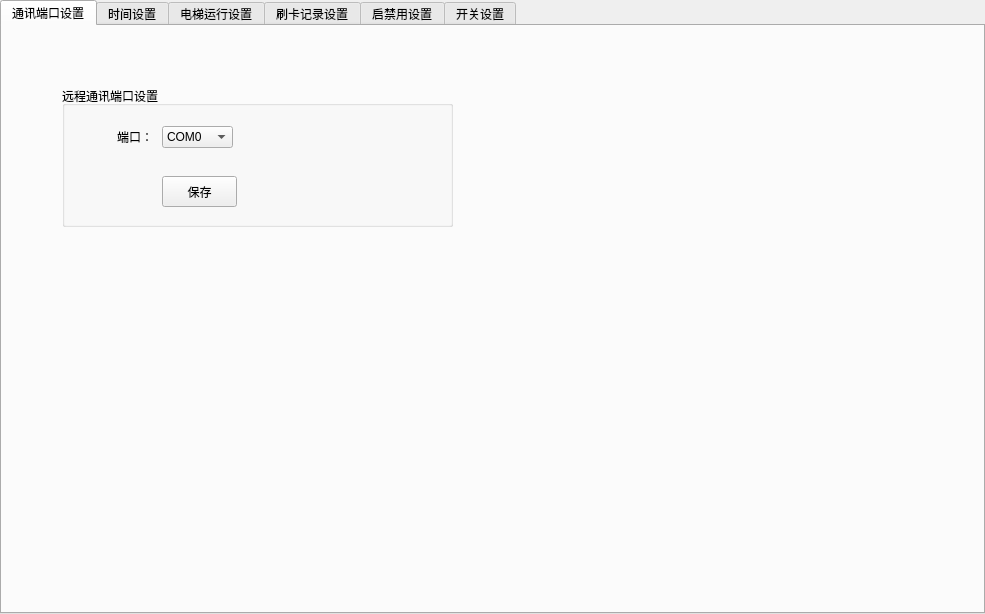
<?xml version="1.0" encoding="UTF-8"?>
<ui version="4.0">
 <class>TabWidget_RemoteOperation</class>
 <widget class="QTabWidget" name="TabWidget_RemoteOperation">
  <property name="geometry">
   <rect>
    <x>0</x>
    <y>0</y>
    <width>985</width>
    <height>614</height>
   </rect>
  </property>
  <property name="windowTitle">
   <string>TabWidget</string>
  </property>
  <property name="currentIndex">
   <number>0</number>
  </property>
  <widget class="QWidget" name="tab">
   <attribute name="title">
    <string>通讯端口设置</string>
   </attribute>
   <widget class="QGroupBox" name="groupBox_3">
    <property name="geometry">
     <rect>
      <x>60</x>
      <y>60</y>
      <width>391</width>
      <height>141</height>
     </rect>
    </property>
    <property name="title">
     <string>远程通讯端口设置</string>
    </property>
    <widget class="QLabel" name="label_31">
     <property name="geometry">
      <rect>
       <x>30</x>
       <y>40</y>
       <width>61</width>
       <height>21</height>
      </rect>
     </property>
     <property name="styleSheet">
      <string notr="true"/>
     </property>
     <property name="text">
      <string>端口：</string>
     </property>
     <property name="alignment">
      <set>Qt::AlignRight|Qt::AlignTrailing|Qt::AlignVCenter</set>
     </property>
    </widget>
    <widget class="QPushButton" name="pushButton_2">
     <property name="geometry">
      <rect>
       <x>100</x>
       <y>90</y>
       <width>75</width>
       <height>31</height>
      </rect>
     </property>
     <property name="text">
      <string>保存</string>
     </property>
    </widget>
    <widget class="QComboBox" name="comboBox">
     <property name="geometry">
      <rect>
       <x>100</x>
       <y>40</y>
       <width>71</width>
       <height>22</height>
      </rect>
     </property>
     <item>
      <property name="text">
       <string>COM0</string>
      </property>
     </item>
     <item>
      <property name="text">
       <string>COM1</string>
      </property>
     </item>
     <item>
      <property name="text">
       <string>COM2</string>
      </property>
     </item>
     <item>
      <property name="text">
       <string>COM3</string>
      </property>
     </item>
     <item>
      <property name="text">
       <string>COM4</string>
      </property>
     </item>
     <item>
      <property name="text">
       <string>COM5</string>
      </property>
     </item>
     <item>
      <property name="text">
       <string>COM6</string>
      </property>
     </item>
     <item>
      <property name="text">
       <string>COM7</string>
      </property>
     </item>
     <item>
      <property name="text">
       <string>COM8</string>
      </property>
     </item>
    </widget>
   </widget>
  </widget>
  <widget class="QWidget" name="tab0">
   <attribute name="title">
    <string>时间设置</string>
   </attribute>
   <widget class="QLabel" name="label_16">
    <property name="geometry">
     <rect>
      <x>60</x>
      <y>40</y>
      <width>71</width>
      <height>21</height>
     </rect>
    </property>
    <property name="styleSheet">
     <string notr="true"/>
    </property>
    <property name="text">
     <string>使用电梯</string>
    </property>
    <property name="alignment">
     <set>Qt::AlignLeading|Qt::AlignLeft|Qt::AlignVCenter</set>
    </property>
   </widget>
   <widget class="QLineEdit" name="lineEdit_18">
    <property name="geometry">
     <rect>
      <x>130</x>
      <y>40</y>
      <width>151</width>
      <height>21</height>
     </rect>
    </property>
   </widget>
   <widget class="QPushButton" name="pushButton_8">
    <property name="geometry">
     <rect>
      <x>290</x>
      <y>40</y>
      <width>31</width>
      <height>21</height>
     </rect>
    </property>
    <property name="text">
     <string>...</string>
    </property>
   </widget>
   <widget class="QDateTimeEdit" name="dateTimeEdit11">
    <property name="geometry">
     <rect>
      <x>130</x>
      <y>110</y>
      <width>194</width>
      <height>22</height>
     </rect>
    </property>
   </widget>
   <widget class="QRadioButton" name="radioButton_11">
    <property name="geometry">
     <rect>
      <x>60</x>
      <y>110</y>
      <width>71</width>
      <height>21</height>
     </rect>
    </property>
    <property name="text">
     <string>时钟</string>
    </property>
   </widget>
   <widget class="QLineEdit" name="lineEdit_9">
    <property name="geometry">
     <rect>
      <x>230</x>
      <y>180</y>
      <width>141</width>
      <height>21</height>
     </rect>
    </property>
   </widget>
   <widget class="QLabel" name="label_15">
    <property name="geometry">
     <rect>
      <x>380</x>
      <y>250</y>
      <width>141</width>
      <height>21</height>
     </rect>
    </property>
    <property name="styleSheet">
     <string notr="true"/>
    </property>
    <property name="text">
     <string>（范围：30~300秒）</string>
    </property>
   </widget>
   <widget class="QRadioButton" name="radioButton_12">
    <property name="geometry">
     <rect>
      <x>60</x>
      <y>180</y>
      <width>161</width>
      <height>21</height>
     </rect>
    </property>
    <property name="text">
     <string>按钮响应时间</string>
    </property>
   </widget>
   <widget class="QLabel" name="label_14">
    <property name="geometry">
     <rect>
      <x>380</x>
      <y>180</y>
      <width>141</width>
      <height>21</height>
     </rect>
    </property>
    <property name="styleSheet">
     <string notr="true"/>
    </property>
    <property name="text">
     <string>（范围：1~10秒）</string>
    </property>
   </widget>
   <widget class="QRadioButton" name="radioButton_13">
    <property name="geometry">
     <rect>
      <x>60</x>
      <y>250</y>
      <width>161</width>
      <height>21</height>
     </rect>
    </property>
    <property name="text">
     <string>访客按钮响应时间</string>
    </property>
   </widget>
   <widget class="QLineEdit" name="lineEdit_10">
    <property name="geometry">
     <rect>
      <x>230</x>
      <y>250</y>
      <width>141</width>
      <height>21</height>
     </rect>
    </property>
   </widget>
   <widget class="QPushButton" name="pushButton_14">
    <property name="geometry">
     <rect>
      <x>60</x>
      <y>320</y>
      <width>141</width>
      <height>41</height>
     </rect>
    </property>
    <property name="text">
     <string>连接电梯</string>
    </property>
   </widget>
   <widget class="QPushButton" name="pushButton_16">
    <property name="geometry">
     <rect>
      <x>380</x>
      <y>320</y>
      <width>141</width>
      <height>41</height>
     </rect>
    </property>
    <property name="text">
     <string>读取</string>
    </property>
   </widget>
   <widget class="QPushButton" name="pushButton_15">
    <property name="geometry">
     <rect>
      <x>220</x>
      <y>320</y>
      <width>141</width>
      <height>41</height>
     </rect>
    </property>
    <property name="text">
     <string>设置</string>
    </property>
   </widget>
  </widget>
  <widget class="QWidget" name="tab1">
   <attribute name="title">
    <string>电梯运行设置</string>
   </attribute>
   <widget class="QTimeEdit" name="timeEdit_2">
    <property name="geometry">
     <rect>
      <x>260</x>
      <y>300</y>
      <width>61</width>
      <height>22</height>
     </rect>
    </property>
   </widget>
   <widget class="QPushButton" name="pushButton_9">
    <property name="geometry">
     <rect>
      <x>330</x>
      <y>150</y>
      <width>31</width>
      <height>21</height>
     </rect>
    </property>
    <property name="text">
     <string>...</string>
    </property>
   </widget>
   <widget class="QCheckBox" name="checkBox_8">
    <property name="geometry">
     <rect>
      <x>290</x>
      <y>250</y>
      <width>121</width>
      <height>21</height>
     </rect>
    </property>
    <property name="text">
     <string>取消时段设置</string>
    </property>
   </widget>
   <widget class="QLabel" name="label_18">
    <property name="geometry">
     <rect>
      <x>80</x>
      <y>250</y>
      <width>71</width>
      <height>21</height>
     </rect>
    </property>
    <property name="styleSheet">
     <string notr="true"/>
    </property>
    <property name="text">
     <string>时段号</string>
    </property>
    <property name="alignment">
     <set>Qt::AlignRight|Qt::AlignTrailing|Qt::AlignVCenter</set>
    </property>
   </widget>
   <widget class="QLineEdit" name="lineEdit_19">
    <property name="geometry">
     <rect>
      <x>170</x>
      <y>150</y>
      <width>151</width>
      <height>21</height>
     </rect>
    </property>
   </widget>
   <widget class="QCheckBox" name="checkBox_6">
    <property name="geometry">
     <rect>
      <x>250</x>
      <y>380</y>
      <width>71</width>
      <height>21</height>
     </rect>
    </property>
    <property name="text">
     <string>星期六</string>
    </property>
   </widget>
   <widget class="QCheckBox" name="checkBox_5">
    <property name="geometry">
     <rect>
      <x>170</x>
      <y>380</y>
      <width>71</width>
      <height>21</height>
     </rect>
    </property>
    <property name="text">
     <string>星期五</string>
    </property>
   </widget>
   <widget class="QLabel" name="label_17">
    <property name="geometry">
     <rect>
      <x>80</x>
      <y>150</y>
      <width>71</width>
      <height>21</height>
     </rect>
    </property>
    <property name="styleSheet">
     <string notr="true"/>
    </property>
    <property name="text">
     <string>使用电梯</string>
    </property>
    <property name="alignment">
     <set>Qt::AlignRight|Qt::AlignTrailing|Qt::AlignVCenter</set>
    </property>
   </widget>
   <widget class="QLineEdit" name="lineEdit_20">
    <property name="geometry">
     <rect>
      <x>170</x>
      <y>200</y>
      <width>151</width>
      <height>21</height>
     </rect>
    </property>
   </widget>
   <widget class="QCheckBox" name="checkBox_7">
    <property name="geometry">
     <rect>
      <x>330</x>
      <y>380</y>
      <width>71</width>
      <height>21</height>
     </rect>
    </property>
    <property name="text">
     <string>星期七</string>
    </property>
   </widget>
   <widget class="QRadioButton" name="radioButton_14">
    <property name="geometry">
     <rect>
      <x>330</x>
      <y>50</y>
      <width>171</width>
      <height>21</height>
     </rect>
    </property>
    <property name="text">
     <string>日期管理设置</string>
    </property>
    <attribute name="buttonGroup">
     <string notr="true">buttonGroup</string>
    </attribute>
   </widget>
   <widget class="QCheckBox" name="checkBox_2">
    <property name="geometry">
     <rect>
      <x>250</x>
      <y>350</y>
      <width>71</width>
      <height>21</height>
     </rect>
    </property>
    <property name="text">
     <string>星期二</string>
    </property>
   </widget>
   <widget class="QLabel" name="label_23">
    <property name="geometry">
     <rect>
      <x>60</x>
      <y>50</y>
      <width>91</width>
      <height>21</height>
     </rect>
    </property>
    <property name="styleSheet">
     <string notr="true"/>
    </property>
    <property name="text">
     <string>操作类型</string>
    </property>
    <property name="alignment">
     <set>Qt::AlignRight|Qt::AlignTrailing|Qt::AlignVCenter</set>
    </property>
   </widget>
   <widget class="QLabel" name="label_24">
    <property name="geometry">
     <rect>
      <x>60</x>
      <y>100</y>
      <width>91</width>
      <height>21</height>
     </rect>
    </property>
    <property name="styleSheet">
     <string notr="true"/>
    </property>
    <property name="text">
     <string>操作规则</string>
    </property>
    <property name="alignment">
     <set>Qt::AlignRight|Qt::AlignTrailing|Qt::AlignVCenter</set>
    </property>
   </widget>
   <widget class="QLabel" name="label_20">
    <property name="geometry">
     <rect>
      <x>80</x>
      <y>350</y>
      <width>71</width>
      <height>21</height>
     </rect>
    </property>
    <property name="styleSheet">
     <string notr="true"/>
    </property>
    <property name="text">
     <string>可使用星期</string>
    </property>
    <property name="alignment">
     <set>Qt::AlignRight|Qt::AlignTrailing|Qt::AlignVCenter</set>
    </property>
   </widget>
   <widget class="QLabel" name="label_19">
    <property name="geometry">
     <rect>
      <x>80</x>
      <y>200</y>
      <width>71</width>
      <height>21</height>
     </rect>
    </property>
    <property name="styleSheet">
     <string notr="true"/>
    </property>
    <property name="text">
     <string>使用楼层</string>
    </property>
    <property name="alignment">
     <set>Qt::AlignRight|Qt::AlignTrailing|Qt::AlignVCenter</set>
    </property>
   </widget>
   <widget class="QCheckBox" name="checkBox_3">
    <property name="geometry">
     <rect>
      <x>330</x>
      <y>350</y>
      <width>71</width>
      <height>21</height>
     </rect>
    </property>
    <property name="text">
     <string>星期三</string>
    </property>
   </widget>
   <widget class="QLabel" name="label_21">
    <property name="geometry">
     <rect>
      <x>80</x>
      <y>300</y>
      <width>71</width>
      <height>21</height>
     </rect>
    </property>
    <property name="styleSheet">
     <string notr="true"/>
    </property>
    <property name="text">
     <string>可使用时段</string>
    </property>
    <property name="alignment">
     <set>Qt::AlignRight|Qt::AlignTrailing|Qt::AlignVCenter</set>
    </property>
   </widget>
   <widget class="QLabel" name="label_29">
    <property name="geometry">
     <rect>
      <x>230</x>
      <y>300</y>
      <width>31</width>
      <height>21</height>
     </rect>
    </property>
    <property name="styleSheet">
     <string notr="true"/>
    </property>
    <property name="text">
     <string>至</string>
    </property>
    <property name="alignment">
     <set>Qt::AlignCenter</set>
    </property>
   </widget>
   <widget class="QRadioButton" name="radioButton_15">
    <property name="geometry">
     <rect>
      <x>170</x>
      <y>50</y>
      <width>151</width>
      <height>21</height>
     </rect>
    </property>
    <property name="text">
     <string>时段运行设置</string>
    </property>
    <property name="checked">
     <bool>true</bool>
    </property>
    <attribute name="buttonGroup">
     <string notr="true">buttonGroup</string>
    </attribute>
   </widget>
   <widget class="QRadioButton" name="radioButton_17">
    <property name="geometry">
     <rect>
      <x>170</x>
      <y>100</y>
      <width>151</width>
      <height>21</height>
     </rect>
    </property>
    <property name="text">
     <string>启用</string>
    </property>
    <property name="checked">
     <bool>true</bool>
    </property>
    <attribute name="buttonGroup">
     <string notr="true">buttonGroup_2</string>
    </attribute>
   </widget>
   <widget class="QComboBox" name="comboBoxPeriodNum">
    <property name="geometry">
     <rect>
      <x>170</x>
      <y>250</y>
      <width>91</width>
      <height>22</height>
     </rect>
    </property>
    <property name="accessibleName">
     <string>&lt;html&gt;&lt;head/&gt;&lt;body&gt;&lt;p&gt;&lt;br/&gt;&lt;/p&gt;&lt;/body&gt;&lt;/html&gt;</string>
    </property>
    <property name="currentText">
     <string/>
    </property>
   </widget>
   <widget class="QPushButton" name="pushButton_10">
    <property name="geometry">
     <rect>
      <x>330</x>
      <y>200</y>
      <width>31</width>
      <height>21</height>
     </rect>
    </property>
    <property name="text">
     <string>...</string>
    </property>
   </widget>
   <widget class="QTimeEdit" name="timeEdit">
    <property name="geometry">
     <rect>
      <x>170</x>
      <y>300</y>
      <width>61</width>
      <height>22</height>
     </rect>
    </property>
   </widget>
   <widget class="QRadioButton" name="radioButton_16">
    <property name="geometry">
     <rect>
      <x>330</x>
      <y>100</y>
      <width>171</width>
      <height>21</height>
     </rect>
    </property>
    <property name="text">
     <string>禁用</string>
    </property>
    <attribute name="buttonGroup">
     <string notr="true">buttonGroup_2</string>
    </attribute>
   </widget>
   <widget class="QCheckBox" name="checkBox">
    <property name="geometry">
     <rect>
      <x>170</x>
      <y>350</y>
      <width>71</width>
      <height>21</height>
     </rect>
    </property>
    <property name="text">
     <string>星期一</string>
    </property>
   </widget>
   <widget class="QCheckBox" name="checkBox_4">
    <property name="geometry">
     <rect>
      <x>410</x>
      <y>350</y>
      <width>71</width>
      <height>21</height>
     </rect>
    </property>
    <property name="text">
     <string>星期四</string>
    </property>
   </widget>
   <widget class="QPushButton" name="pushButton_17">
    <property name="geometry">
     <rect>
      <x>250</x>
      <y>440</y>
      <width>141</width>
      <height>41</height>
     </rect>
    </property>
    <property name="text">
     <string>设置</string>
    </property>
   </widget>
   <widget class="QPushButton" name="pushButton_18">
    <property name="geometry">
     <rect>
      <x>90</x>
      <y>440</y>
      <width>141</width>
      <height>41</height>
     </rect>
    </property>
    <property name="text">
     <string>连接电梯</string>
    </property>
   </widget>
   <widget class="QPushButton" name="pushButton_19">
    <property name="geometry">
     <rect>
      <x>410</x>
      <y>440</y>
      <width>141</width>
      <height>41</height>
     </rect>
    </property>
    <property name="text">
     <string>读取</string>
    </property>
   </widget>
  </widget>
  <widget class="QWidget" name="tab2">
   <attribute name="title">
    <string>刷卡记录设置</string>
   </attribute>
   <widget class="QRadioButton" name="radioButton_18">
    <property name="geometry">
     <rect>
      <x>90</x>
      <y>60</y>
      <width>191</width>
      <height>21</height>
     </rect>
    </property>
    <property name="text">
     <string>读取某电梯刷卡记录</string>
    </property>
    <property name="checked">
     <bool>true</bool>
    </property>
   </widget>
   <widget class="QCheckBox" name="checkBox_9">
    <property name="geometry">
     <rect>
      <x>290</x>
      <y>60</y>
      <width>101</width>
      <height>21</height>
     </rect>
    </property>
    <property name="text">
     <string>重新读取</string>
    </property>
   </widget>
   <widget class="QLabel" name="label_22">
    <property name="geometry">
     <rect>
      <x>90</x>
      <y>90</y>
      <width>41</width>
      <height>21</height>
     </rect>
    </property>
    <property name="styleSheet">
     <string notr="true"/>
    </property>
    <property name="text">
     <string>电梯</string>
    </property>
    <property name="alignment">
     <set>Qt::AlignLeading|Qt::AlignLeft|Qt::AlignVCenter</set>
    </property>
   </widget>
   <widget class="QLineEdit" name="lineEdit_21">
    <property name="geometry">
     <rect>
      <x>140</x>
      <y>90</y>
      <width>181</width>
      <height>21</height>
     </rect>
    </property>
   </widget>
   <widget class="QPushButton" name="pushButton_11">
    <property name="geometry">
     <rect>
      <x>330</x>
      <y>90</y>
      <width>31</width>
      <height>21</height>
     </rect>
    </property>
    <property name="text">
     <string>...</string>
    </property>
   </widget>
   <widget class="QRadioButton" name="radioButton_19">
    <property name="geometry">
     <rect>
      <x>90</x>
      <y>160</y>
      <width>201</width>
      <height>21</height>
     </rect>
    </property>
    <property name="text">
     <string>读取某张卡最后刷卡记录</string>
    </property>
    <property name="checked">
     <bool>false</bool>
    </property>
   </widget>
   <widget class="QLabel" name="label_25">
    <property name="geometry">
     <rect>
      <x>90</x>
      <y>190</y>
      <width>41</width>
      <height>21</height>
     </rect>
    </property>
    <property name="styleSheet">
     <string notr="true"/>
    </property>
    <property name="text">
     <string>卡号</string>
    </property>
    <property name="alignment">
     <set>Qt::AlignLeading|Qt::AlignLeft|Qt::AlignVCenter</set>
    </property>
   </widget>
   <widget class="QLineEdit" name="lineEdit_11">
    <property name="geometry">
     <rect>
      <x>140</x>
      <y>190</y>
      <width>151</width>
      <height>21</height>
     </rect>
    </property>
   </widget>
   <widget class="QLabel" name="label_26">
    <property name="geometry">
     <rect>
      <x>300</x>
      <y>190</y>
      <width>81</width>
      <height>21</height>
     </rect>
    </property>
    <property name="styleSheet">
     <string notr="true"/>
    </property>
    <property name="text">
     <string>（5位数字）</string>
    </property>
   </widget>
   <widget class="QPushButton" name="pushButton_20">
    <property name="geometry">
     <rect>
      <x>270</x>
      <y>280</y>
      <width>141</width>
      <height>41</height>
     </rect>
    </property>
    <property name="text">
     <string>刷卡记录查询</string>
    </property>
   </widget>
   <widget class="QPushButton" name="pushButton_21">
    <property name="geometry">
     <rect>
      <x>90</x>
      <y>280</y>
      <width>141</width>
      <height>41</height>
     </rect>
    </property>
    <property name="text">
     <string>连接电梯</string>
    </property>
   </widget>
  </widget>
  <widget class="QWidget" name="tab3">
   <attribute name="title">
    <string>启禁用设置</string>
   </attribute>
   <widget class="QLabel" name="label_27">
    <property name="geometry">
     <rect>
      <x>70</x>
      <y>50</y>
      <width>71</width>
      <height>21</height>
     </rect>
    </property>
    <property name="styleSheet">
     <string notr="true"/>
    </property>
    <property name="text">
     <string>使用电梯</string>
    </property>
    <property name="alignment">
     <set>Qt::AlignLeading|Qt::AlignLeft|Qt::AlignVCenter</set>
    </property>
   </widget>
   <widget class="QLineEdit" name="lineEdit_22">
    <property name="geometry">
     <rect>
      <x>140</x>
      <y>50</y>
      <width>151</width>
      <height>21</height>
     </rect>
    </property>
   </widget>
   <widget class="QPushButton" name="pushButton_12">
    <property name="geometry">
     <rect>
      <x>300</x>
      <y>50</y>
      <width>31</width>
      <height>21</height>
     </rect>
    </property>
    <property name="text">
     <string>...</string>
    </property>
   </widget>
   <widget class="QRadioButton" name="radioButton_4">
    <property name="geometry">
     <rect>
      <x>70</x>
      <y>120</y>
      <width>151</width>
      <height>21</height>
     </rect>
    </property>
    <property name="text">
     <string>按卡号启禁用</string>
    </property>
   </widget>
   <widget class="QGroupBox" name="groupBox">
    <property name="geometry">
     <rect>
      <x>400</x>
      <y>140</y>
      <width>181</width>
      <height>41</height>
     </rect>
    </property>
    <property name="title">
     <string/>
    </property>
    <widget class="QRadioButton" name="radioButton_2">
     <property name="geometry">
      <rect>
       <x>90</x>
       <y>10</y>
       <width>71</width>
       <height>21</height>
      </rect>
     </property>
     <property name="text">
      <string>禁用</string>
     </property>
    </widget>
    <widget class="QRadioButton" name="radioButton">
     <property name="geometry">
      <rect>
       <x>20</x>
       <y>10</y>
       <width>71</width>
       <height>21</height>
      </rect>
     </property>
     <property name="text">
      <string>启用</string>
     </property>
     <property name="checked">
      <bool>true</bool>
     </property>
    </widget>
   </widget>
   <widget class="QLabel" name="label_7">
    <property name="geometry">
     <rect>
      <x>310</x>
      <y>150</y>
      <width>81</width>
      <height>21</height>
     </rect>
    </property>
    <property name="styleSheet">
     <string notr="true"/>
    </property>
    <property name="text">
     <string>（5位数字）</string>
    </property>
   </widget>
   <widget class="QLabel" name="label_6">
    <property name="geometry">
     <rect>
      <x>70</x>
      <y>150</y>
      <width>71</width>
      <height>21</height>
     </rect>
    </property>
    <property name="styleSheet">
     <string notr="true"/>
    </property>
    <property name="text">
     <string>卡    号</string>
    </property>
    <property name="alignment">
     <set>Qt::AlignRight|Qt::AlignTrailing|Qt::AlignVCenter</set>
    </property>
   </widget>
   <widget class="QLineEdit" name="lineEdit_5">
    <property name="geometry">
     <rect>
      <x>160</x>
      <y>150</y>
      <width>141</width>
      <height>21</height>
     </rect>
    </property>
   </widget>
   <widget class="QGroupBox" name="groupBox_2">
    <property name="geometry">
     <rect>
      <x>400</x>
      <y>240</y>
      <width>181</width>
      <height>41</height>
     </rect>
    </property>
    <property name="title">
     <string/>
    </property>
    <widget class="QRadioButton" name="radioButton_3">
     <property name="geometry">
      <rect>
       <x>90</x>
       <y>10</y>
       <width>71</width>
       <height>21</height>
      </rect>
     </property>
     <property name="text">
      <string>禁用</string>
     </property>
    </widget>
    <widget class="QRadioButton" name="radioButton_5">
     <property name="geometry">
      <rect>
       <x>20</x>
       <y>10</y>
       <width>71</width>
       <height>21</height>
      </rect>
     </property>
     <property name="text">
      <string>启用</string>
     </property>
     <property name="checked">
      <bool>true</bool>
     </property>
    </widget>
   </widget>
   <widget class="QLineEdit" name="lineEdit_6">
    <property name="geometry">
     <rect>
      <x>160</x>
      <y>250</y>
      <width>141</width>
      <height>21</height>
     </rect>
    </property>
   </widget>
   <widget class="QRadioButton" name="radioButton_6">
    <property name="geometry">
     <rect>
      <x>70</x>
      <y>220</y>
      <width>181</width>
      <height>21</height>
     </rect>
    </property>
    <property name="text">
     <string>按房间编号启禁用</string>
    </property>
   </widget>
   <widget class="QLabel" name="label_8">
    <property name="geometry">
     <rect>
      <x>70</x>
      <y>250</y>
      <width>71</width>
      <height>21</height>
     </rect>
    </property>
    <property name="styleSheet">
     <string notr="true"/>
    </property>
    <property name="text">
     <string>房间编号</string>
    </property>
    <property name="alignment">
     <set>Qt::AlignRight|Qt::AlignTrailing|Qt::AlignVCenter</set>
    </property>
   </widget>
   <widget class="QLabel" name="label_9">
    <property name="geometry">
     <rect>
      <x>310</x>
      <y>250</y>
      <width>81</width>
      <height>21</height>
     </rect>
    </property>
    <property name="styleSheet">
     <string notr="true"/>
    </property>
    <property name="text">
     <string>（4位数字）</string>
    </property>
   </widget>
   <widget class="QPushButton" name="pushButton_22">
    <property name="geometry">
     <rect>
      <x>270</x>
      <y>370</y>
      <width>141</width>
      <height>41</height>
     </rect>
    </property>
    <property name="text">
     <string>设置</string>
    </property>
   </widget>
   <widget class="QPushButton" name="pushButton_23">
    <property name="geometry">
     <rect>
      <x>110</x>
      <y>370</y>
      <width>141</width>
      <height>41</height>
     </rect>
    </property>
    <property name="text">
     <string>连接电梯</string>
    </property>
   </widget>
  </widget>
  <widget class="QWidget" name="tab4">
   <attribute name="title">
    <string>开关设置</string>
   </attribute>
   <widget class="QRadioButton" name="radioButton_20">
    <property name="geometry">
     <rect>
      <x>200</x>
      <y>90</y>
      <width>191</width>
      <height>21</height>
     </rect>
    </property>
    <property name="text">
     <string>开启访客楼层</string>
    </property>
   </widget>
   <widget class="QRadioButton" name="radioButton_21">
    <property name="geometry">
     <rect>
      <x>200</x>
      <y>120</y>
      <width>191</width>
      <height>21</height>
     </rect>
    </property>
    <property name="text">
     <string>呼叫电梯</string>
    </property>
   </widget>
   <widget class="QRadioButton" name="radioButton_22">
    <property name="geometry">
     <rect>
      <x>200</x>
      <y>150</y>
      <width>191</width>
      <height>21</height>
     </rect>
    </property>
    <property name="text">
     <string>开启关闭楼层</string>
    </property>
   </widget>
   <widget class="QRadioButton" name="radioButton_23">
    <property name="geometry">
     <rect>
      <x>200</x>
      <y>180</y>
      <width>191</width>
      <height>21</height>
     </rect>
    </property>
    <property name="text">
     <string>开启关闭系统</string>
    </property>
   </widget>
   <widget class="QLabel" name="label_28">
    <property name="geometry">
     <rect>
      <x>180</x>
      <y>240</y>
      <width>71</width>
      <height>21</height>
     </rect>
    </property>
    <property name="styleSheet">
     <string notr="true"/>
    </property>
    <property name="text">
     <string>使用电梯</string>
    </property>
    <property name="alignment">
     <set>Qt::AlignRight|Qt::AlignTrailing|Qt::AlignVCenter</set>
    </property>
   </widget>
   <widget class="QLineEdit" name="lineEdit_23">
    <property name="geometry">
     <rect>
      <x>270</x>
      <y>240</y>
      <width>151</width>
      <height>21</height>
     </rect>
    </property>
   </widget>
   <widget class="QPushButton" name="pushButton_13">
    <property name="geometry">
     <rect>
      <x>430</x>
      <y>240</y>
      <width>31</width>
      <height>21</height>
     </rect>
    </property>
    <property name="text">
     <string>...</string>
    </property>
   </widget>
   <widget class="QPushButton" name="pushButton_24">
    <property name="geometry">
     <rect>
      <x>430</x>
      <y>280</y>
      <width>31</width>
      <height>21</height>
     </rect>
    </property>
    <property name="text">
     <string>...</string>
    </property>
   </widget>
   <widget class="QLineEdit" name="lineEdit_24">
    <property name="geometry">
     <rect>
      <x>270</x>
      <y>280</y>
      <width>151</width>
      <height>21</height>
     </rect>
    </property>
   </widget>
   <widget class="QLabel" name="label_30">
    <property name="geometry">
     <rect>
      <x>180</x>
      <y>280</y>
      <width>71</width>
      <height>21</height>
     </rect>
    </property>
    <property name="styleSheet">
     <string notr="true"/>
    </property>
    <property name="text">
     <string>使用楼层</string>
    </property>
    <property name="alignment">
     <set>Qt::AlignRight|Qt::AlignTrailing|Qt::AlignVCenter</set>
    </property>
   </widget>
   <widget class="QCheckBox" name="checkBox_10">
    <property name="geometry">
     <rect>
      <x>200</x>
      <y>340</y>
      <width>101</width>
      <height>21</height>
     </rect>
    </property>
    <property name="text">
     <string>A梯</string>
    </property>
   </widget>
   <widget class="QPushButton" name="pushButton_25">
    <property name="geometry">
     <rect>
      <x>200</x>
      <y>400</y>
      <width>141</width>
      <height>41</height>
     </rect>
    </property>
    <property name="text">
     <string>连接电梯</string>
    </property>
   </widget>
   <widget class="QPushButton" name="pushButton_26">
    <property name="geometry">
     <rect>
      <x>360</x>
      <y>400</y>
      <width>141</width>
      <height>41</height>
     </rect>
    </property>
    <property name="text">
     <string>设置</string>
    </property>
   </widget>
  </widget>
 </widget>
 <resources/>
 <connections/>
 <buttongroups>
  <buttongroup name="buttonGroup_2"/>
  <buttongroup name="buttonGroup"/>
 </buttongroups>
</ui>
